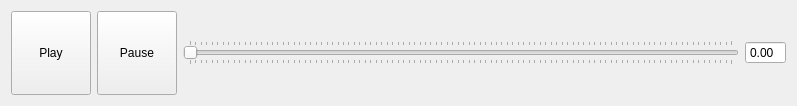
<?xml version="1.0" encoding="UTF-8"?>
<ui version="4.0">
 <class>TimelineWidget</class>
 <widget class="QWidget" name="TimelineWidget">
  <property name="geometry">
   <rect>
    <x>0</x>
    <y>0</y>
    <width>797</width>
    <height>106</height>
   </rect>
  </property>
  <property name="windowTitle">
   <string>Form</string>
  </property>
  <layout class="QHBoxLayout" name="horizontalLayout">
   <item>
    <widget class="QPushButton" name="button_play">
     <property name="sizePolicy">
      <sizepolicy hsizetype="Minimum" vsizetype="Expanding">
       <horstretch>0</horstretch>
       <verstretch>0</verstretch>
      </sizepolicy>
     </property>
     <property name="minimumSize">
      <size>
       <width>30</width>
       <height>30</height>
      </size>
     </property>
     <property name="text">
      <string>Play</string>
     </property>
    </widget>
   </item>
   <item>
    <widget class="QPushButton" name="button_pause">
     <property name="sizePolicy">
      <sizepolicy hsizetype="Minimum" vsizetype="Expanding">
       <horstretch>0</horstretch>
       <verstretch>0</verstretch>
      </sizepolicy>
     </property>
     <property name="text">
      <string>Pause</string>
     </property>
     <property name="iconSize">
      <size>
       <width>24</width>
       <height>24</height>
      </size>
     </property>
     <property name="default">
      <bool>false</bool>
     </property>
     <property name="flat">
      <bool>false</bool>
     </property>
    </widget>
   </item>
   <item>
    <widget class="QSlider" name="slider_time">
     <property name="orientation">
      <enum>Qt::Horizontal</enum>
     </property>
     <property name="invertedAppearance">
      <bool>false</bool>
     </property>
     <property name="invertedControls">
      <bool>false</bool>
     </property>
     <property name="tickPosition">
      <enum>QSlider::TicksBothSides</enum>
     </property>
     <property name="tickInterval">
      <number>0</number>
     </property>
    </widget>
   </item>
   <item>
    <widget class="QDoubleSpinBox" name="spin_time">
     <property name="readOnly">
      <bool>false</bool>
     </property>
     <property name="buttonSymbols">
      <enum>QAbstractSpinBox::NoButtons</enum>
     </property>
     <property name="accelerated">
      <bool>false</bool>
     </property>
    </widget>
   </item>
  </layout>
 </widget>
 <resources/>
 <connections/>
</ui>
